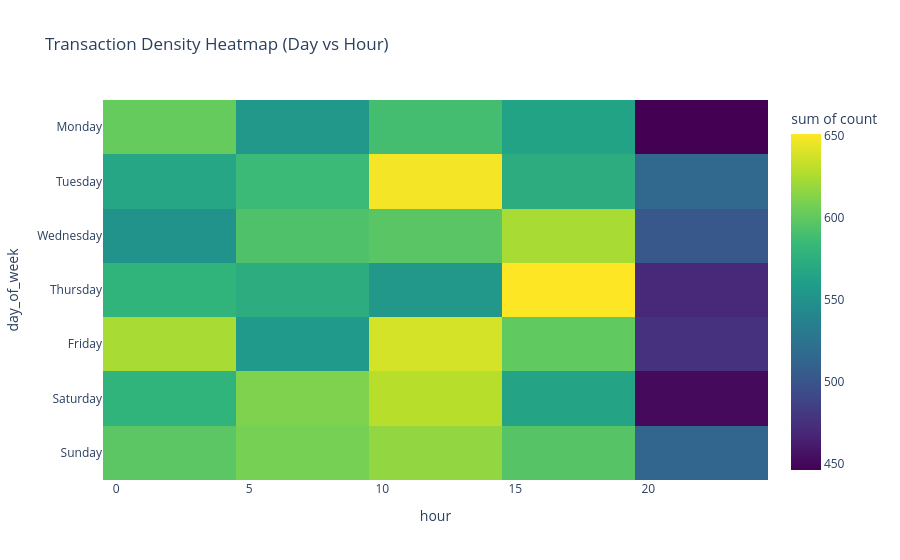

The notebook cell saved with this chart:
### Markdown cell above
### 8.6 Peak Activity Heatmap (Day vs. Hour)
**Interactive Heatmap**: Identify busiest trading hours during the week.

### Code cell
# Aggregate counts by Day and Hour
heatmap_data = pdf.groupby(["day_of_week", "hour"]).size().reset_index(name="count")

# Order days correctly
days_order = ["Monday", "Tuesday", "Wednesday", "Thursday", "Friday", "Saturday", "Sunday"]

fig = px.density_heatmap(heatmap_data, x="hour", y="day_of_week", z="count", 
                         category_orders={"day_of_week": days_order},
                         title="Transaction Density Heatmap (Day vs Hour)",
                         color_continuous_scale="Viridis",
                         template="plotly_white")
fig.show()

### Figure 1 — Plotly figure (JSON) as saved in the notebook; plotly's stock layout.template omitted (floating-point values rounded to 4 significant figures; data arrays with more than 128 entries replaced by an {"elided": "..."} marker saying what was removed)
{"data": [{"coloraxis": "coloraxis", "histfunc": "sum", "hovertemplate": "hour=%{x}<br>day_of_week=%{y}<br>sum of count=%{z}<extra></extra>", "name": "", "type": "histogram2d", "x": {"elided": "168 int values"}, "xaxis": "x", "xbingroup": "x", "y": {"elided": "168 str values"}, "yaxis": "y", "ybingroup": "y", "z": {"elided": "168 int values"}}], "layout": {"coloraxis": {"colorbar": {"title": {"text": "sum of count"}}, "colorscale": [[0, "#440154"], [0.1111, "#482878"], [0.2222, "#3e4989"], [0.3333, "#31688e"], [0.4444, "#26828e"], [0.5556, "#1f9e89"], [0.6667, "#35b779"], [0.7778, "#6ece58"], [0.8889, "#b5de2b"], [1, "#fde725"]]}, "legend": {"tracegroupgap": 0}, "title": {"text": "Transaction Density Heatmap (Day vs Hour)"}, "xaxis": {"anchor": "y", "domain": [0, 1], "title": {"text": "hour"}}, "yaxis": {"anchor": "x", "categoryarray": ["Sunday", "Saturday", "Friday", "Thursday", "Wednesday", "Tuesday", "Monday"], "categoryorder": "array", "domain": [0, 1], "title": {"text": "day_of_week"}}}}
